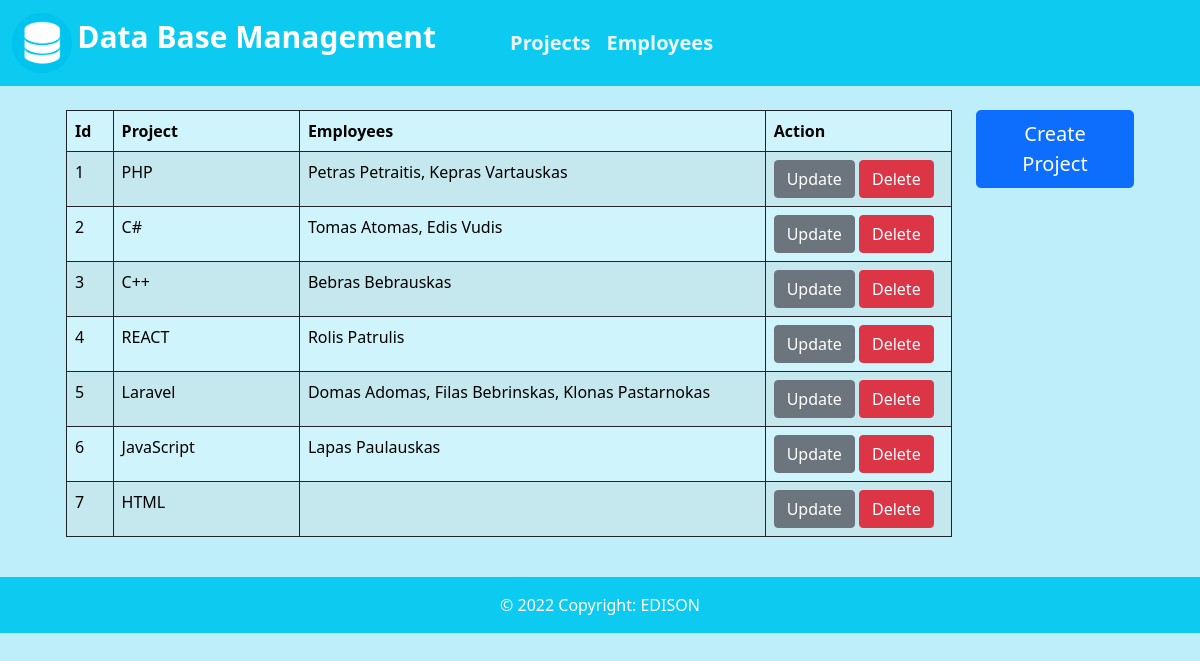
The page / on the database its author committed.
### tables this page shows
CREATE TABLE `projects` (
  `id` int(11) NOT NULL AUTO_INCREMENT,
  `ProjectName` varchar(30) NOT NULL,
  PRIMARY KEY (`id`)
);

### index.php (the view, shortened to what this page needs)
<!doctype html>
<html lang="en">
  <head>
    <link href="https://cdn.jsdelivr.net/npm/bootstrap@5.0.2/dist/css/bootstrap.min.css"
          rel="stylesheet"
>
    <?php include 'navbar.php';?>
  </head>
  <body style="background-color:#beeef9; height:100%;">
       <div class="container p-4">
         <div class="row"  style="margin-left: auto; margin-right: auto;">
            <div class="col-md-10">
                <table class="table table-info table-striped table-bordered border-dark">
                    <thead>
                        <tr>
                        <th scope="col" style="width: 5%;" >Id</th>
                        <th scope="col" style="width: 20%;">Project </th>
                        <th scope="col" style="width: 50%;">Employees</th>
                        <th scope="col" style="width: 20%;">Action</th>
                        </tr>
                    </thead>
                    <tbody>
                            <?php include 'db.php';
                                $sql = 'SELECT projects.*, group_concat(" ", firstName," ",lastName) as combinedEmp
                                FROM employees
                                RIGHT JOIN projects ON projects.id = employees.project
                                GROUP BY ProjectName
                                ORDER BY id';
                                $result_projects = mysqli_query($conn, $sql);
                                while ($row = mysqli_fetch_array($result_projects)) { ?>
                                <tr>
                                    <td><?php echo $row['id'] ?></td>
                                    <td><?php echo $row['ProjectName'] ?></td>
                                    <td><?php echo $row['combinedEmp'] ?></td>
                                    <td>
                                        <a href="update_project.php?id=<?php echo $row['id']?>" class="btn btn-secondary">Update</a>
                                        <a href="delete_project.php?id=<?php echo $row['id']?>" class="btn btn-danger">Delete</a>
                                    </td>
                                </tr>
                        <?php } ?>
                    </tbody>
                </table>
            </div>
            <div class="col-md-2">
                    <form action="create_project.php" >
                        <button  type="submit" class="btn btn-lg btn-primary" style="color:white;">Create Project</button>
                    </form>
              </div>
         </div>
    </div>
    <?php include 'footer.php'; ?>
  </body>
</html>

### navbar.php
<nav class="navbar navbar-expand-lg navbar-light bg-info">
  <div class="container-fluid">
     <a class="navbar-brand" >
        <img src="dbsm3.png" style="height: 60px" alt="icon">
        <span style="font-size: 30px; color: white; font-weight:700; margin-right: 50px;">Data Base Management</span>
     </a>
        <div class="collapse navbar-collapse" id="navbarSupportedContent">
            <ul class="navbar-nav me-auto mb-2 mb-lg-0">
                    <li class="nav-item">
                        <a class="nav-link active" aria-current="page" style="color: #ecf4f3; font-weight:700; font-size:20px;" href="index.php">Projects</a>
                    </li>
                    <li class="nav-item">
                        <a class="nav-link" href="employees.php" style="color:#ecf4f3; font-weight:700; font-size:20px;">Employees</a>
                    </li>
            </ul>
        </div>
  </div>
</nav>

### footer.php
<footer class="bg-light text-center text-lg-start container-fluid" style="bottom: 0px; padding:0; position: block; width: 100%; height: 10px;">
  <div class="text-center p-3 bg-info" style="color: white; ">
    © 2022 Copyright:
    <a style="text-decoration: none; color: white;" >EDISON</a>
  </div>
</footer>

### rows shown on the page
projects: id "1", ProjectName "PHP", combinedEmp "Petras Petraitis, Kepras Vartauskas"
projects: id "2", ProjectName "C#", combinedEmp "Tomas Atomas, Edis Vudis"
projects: id "3", ProjectName "C++", combinedEmp "Bebras Bebrauskas"
projects: id "4", ProjectName "REACT", combinedEmp "Rolis Patrulis"
projects: id "5", ProjectName "Laravel", combinedEmp "Domas Adomas, Filas Bebrinskas, Klonas Pastarnokas"
projects: id "6", ProjectName "JavaScript", combinedEmp "Lapas Paulauskas"
projects: id "7", ProjectName "HTML"
